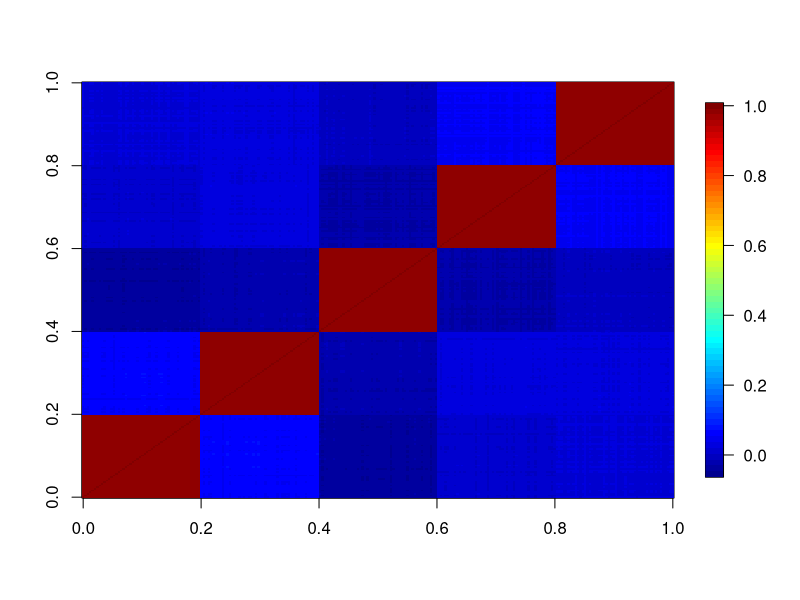

Write R code to recreate this figure. (Note: this script raises an error after producing the figure.)
# Joshua Bloom 11/03/17
# p-value threshold using the procedure of Li and Ji. 
# https://www.nature.com/hdy/journal/v95/n3/full/6800717a.html
# see equation 5

# needs marker correlation matrix (or back this out of genetic map)

# imagine we have 5 independent variables and a bunch of correlated variables (50 each))
corevecs=replicate(5, rnorm(1000))

# 1000 'individuals' by 250 'markers'
redunvecs=list()
for(i in 1:5) {
    redunvecs[[as.character(i)]] =replicate(50, { corevecs[,i]+rnorm(1000,sd=.1) } )
}
redunvecs=do.call('cbind', redunvecs)

# example with completely uncorrelated 
#redunvecs=replicate(250, rnorm(1000))

library(fields)
# visualize
cor.mat=(cor(redunvecs))
image.plot(cor.mat)

cor.mat=c

evals = eigen(cor.mat,symmetric=T)$values
M = length(evals)
L = M-1

# Equation 5
intevals=ifelse(evals>=1, 1, 0)
# modification for negative eigenvalues JB
nonintevals=c(evals-floor(evals))[evals>0]
Meff.li=sum(intevals) + sum(nonintevals)

print(Meff.li)


Bonf=1-(0.95^(1/Meff.li))

library('mvtnorm')

neff=366

mvn_optim=function(neff, cor.mat){
        alpha=.05/neff
        phi=abs(qnorm(alpha/2))

        mvn.cd=pmvnorm(mean=rep(0, nrow(cor.mat)), sigma=cor.mat, 
                lower=rep(-phi, nrow(cor.mat)),
                 upper=rep(phi, nrow(cor.mat)))

        tail.area=(1-mvn.cd)
        print(neff)
        print(tail.area)
        return(tail.area-.05)
} 

mvn.neff=uniroot(mvn_optim, lower=5, upper=300, cor.mat=cor.mat)
